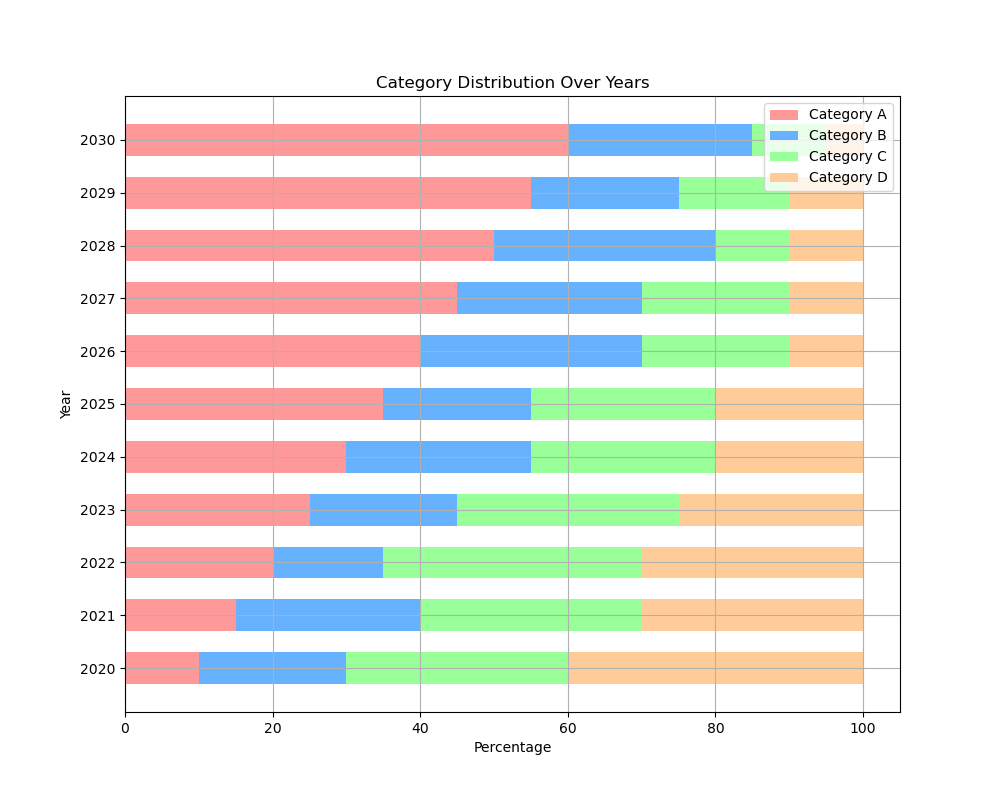

Source code (Python):
import matplotlib.pyplot as plt
import numpy as np

# Data
labels = ['2020', '2021', '2022', '2023', '2024', '2025', '2026', '2027', '2028', '2029', '2030']
category_a = [10, 15, 20, 25, 30, 35, 40, 45, 50, 55, 60]
category_b = [20, 25, 15, 20, 25, 20, 30, 25, 30, 20, 25]
category_c = [30, 30, 35, 30, 25, 25, 20, 20, 10, 15, 10]
category_d = [40, 30, 30, 25, 20, 20, 10, 10, 10, 10, 5]

# Create a 2D array of the data for stacking
data = np.array([category_a, category_b, category_c, category_d])

# Normalize data to 100% for stacked bar chart
data_percentage = data / data.sum(axis=0) * 100

# Color codes
colors = ['#FF9999', '#66B2FF', '#99FF99', '#FFCC99']

# Plot
fig, ax = plt.subplots(figsize=(10, 8))

# Create stacked bar chart
bars = []
for i in range(data_percentage.shape[0]):
    bars.append(ax.barh(labels, data_percentage[i], left=np.sum(data_percentage[:i], axis=0), color=colors[i], height=0.6))

# Add legend and title
ax.legend(bars, ['Category A', 'Category B', 'Category C', 'Category D'], loc='upper right')
ax.set_title('Category Distribution Over Years')

# Labels and grid
ax.set_xlabel('Percentage')
ax.set_ylabel('Year')
ax.grid(True)

plt.show()
